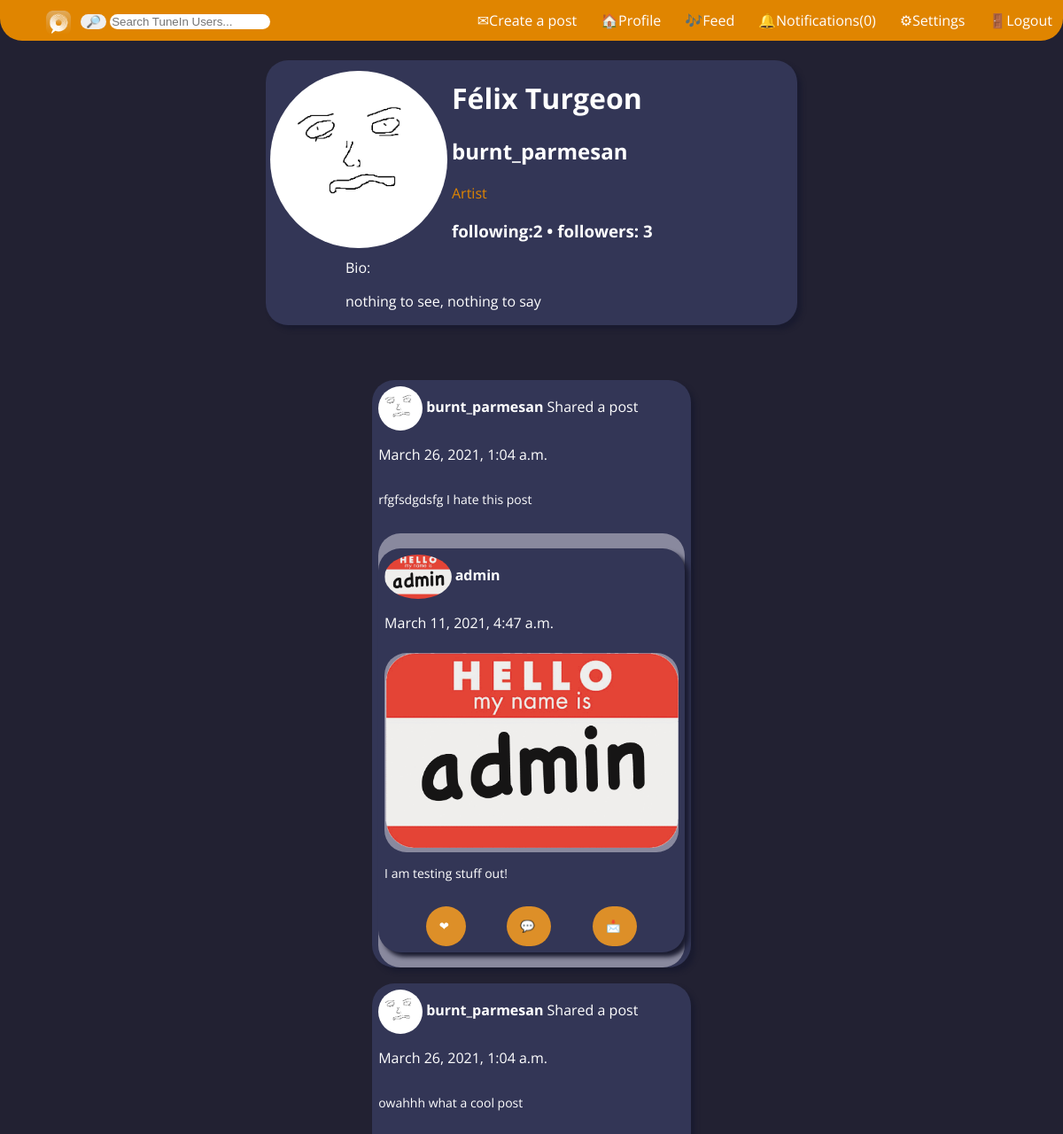
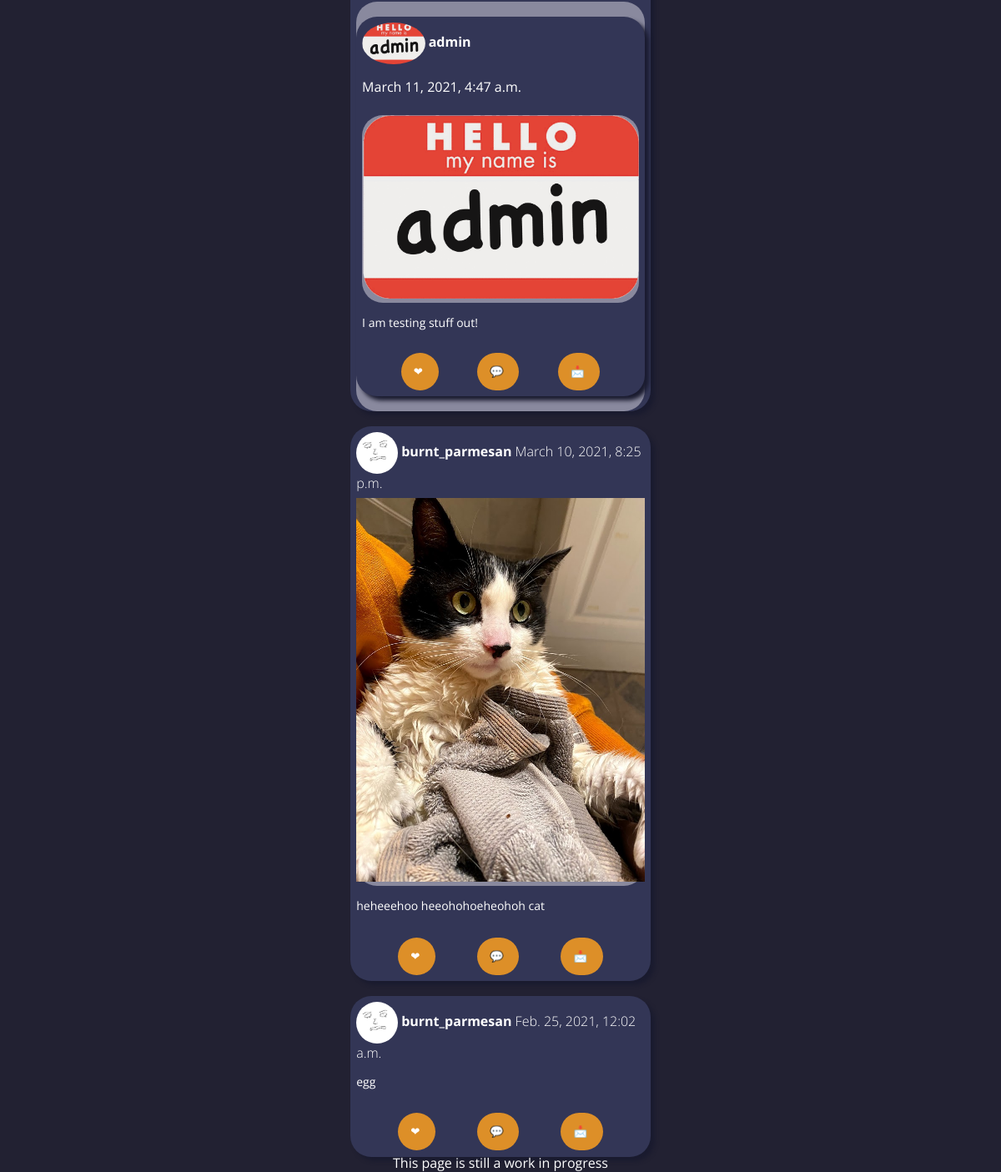
The app's page /user_profile/ (signed in) with its own data (2 pictures, top to bottom).
### user_profile/models.py (models this page shows, shortened)
class Profile(models.Model):
    user = models.OneToOneField(User, on_delete=models.CASCADE)
    User._meta.get_field('email')._unique = True
    first_name = models.CharField(max_length=20,default="")
    last_name = models.CharField(max_length=20,default="")
    bio = models.CharField(max_length=500,default="n/a")
    photo = models.ImageField(upload_to='static/media/profilePictures')

### news/models.py (models this page shows, shortened)
class SharedPost(models.Model):
    originPost = models.ForeignKey(Post, on_delete=models.CASCADE,null=True)
    user = models.ForeignKey(User, on_delete=models.CASCADE)
    date_posted = models.DateTimeField(default=timezone.now)
    description = models.CharField(max_length=255, blank=True)
    def get_date(self):
        return self.date_posted

class Post(models.Model):
    description = models.CharField(max_length=255, blank=True)
    pic = models.ImageField(upload_to='static/media/postPictures', blank=True, null=True)
    date_posted = models.DateTimeField(default=timezone.now)
    user_name = models.ForeignKey(User, on_delete=models.CASCADE)
    tags = models.CharField(max_length=100, blank=True)
    def __str__(self):
        return self.description
    def get_date(self):
        return self.date_posted

### user_profile/views.py (the view)
# urls.py: path('', views.index, name='user_profile')
def index(request):
    if request.user.is_authenticated:
        followers = 0
        friends = 0
        posts = {}
        try:
            sample_user = User.objects.get(username= request.GET.get('username'))
            artist = sample_user.groups.filter(name='artists').exists()
            if artist:
                followers = Following.objects.filter(user= sample_user).count()
                posts = Post.objects.filter(user_name__username =request.GET.get('username'))
                posts = posts.order_by('-date_posted')
                for post in posts:
                    print(post)
            sharedPosts = SharedPost.objects.filter(user=sample_user)
            if sharedPosts:
                sharedPosts = sharedPosts.order_by('-date_posted')
                l_posts = list(posts)
                l_shared = list(sharedPosts)
                l_posts.extend(l_shared)
                print(l_posts)
                all_posts = sorted(l_posts,key=lambda x: x.get_date(),reverse=True)
                print(all_posts)
                posts = all_posts
            following = Following.objects.filter(follower= sample_user).count()
            con = {'user': sample_user,
            'artist': artist,
            'posts':posts,
            'followers': followers,
            'following': following,
            'otherUser':True}
        except User.DoesNotExist:
            print("USER NOT FOUND, SHOWING LOGGED IN PROFILE")
            sample_user = request.user
            followers = 0
            friends = 0
            artist = sample_user.groups.filter(name='artists').exists()
            if artist:
                followers = Following.objects.filter(user= request.user).count()
                posts = Post.objects.filter(user_name__username =request.user.username)
                posts = posts.order_by('-date_posted')
                for post in posts:
                    print(post)
            sharedPosts = SharedPost.objects.filter(user=sample_user)
            if sharedPosts:
                sharedPosts = sharedPosts.order_by('-date_posted')
                l_posts = list(posts)
                l_shared = list(sharedPosts)
                l_posts.extend(l_shared)
                print(l_posts)
                all_posts = sorted(l_posts,key=lambda x: x.get_date(),reverse=True)
                print(all_posts)
                posts = all_posts
            following = Following.objects.filter(follower= request.user).count()
            con = {'user': sample_user,
            'artist': artist,
            'posts':posts,
            'followers': followers,
            'following': following,
            'otherUser':False}
        template = loader.get_template('user_profile/index.html')
        return HttpResponse(template.render(con))
    else:
        return  HttpResponseRedirect('/')

### templates/user_profile/index.html (shortened to what this page needs)
{% extends 'base.html' %}
{% load static %}
{% block content %}
<br>
<link href="{% static 'user_profile/index.css' %}" rel="stylesheet">
<link rel="stylesheet" href="{% static 'css/news.css' %}">
<div class="gridLayout">
    <div class="leftBorder"></div>
    <div class="middle">
        <div class="topInfo">
            {% if user %}
            <div class="c_icon"><img class="icon" src="{{user.profile.photo.url }}"></div>
            <div class="names">
                <h1 id="name">{{user.profile.first_name}} {{user.profile.last_name}}</h1>
                <h2 id="username">{{user.username}}</h2><span class="account_type">{% if artist%}Artist{%else%}Fan{%endif%}</span>
                <h3>following:<span id="following"> {{user.profile.following}} </span>
                    {% if artist %}
                    • followers: <span id="followers"> NAN </span></h3>
                {% endif %}
            </div>
            <br>
            <div class="bio">
                Bio:
                <p id="bio">{{user.profile.bio}}</p>
            </div>
            {% else %}
            User not found?
            Make sure the username in the url matches who you're looking for!
            {% endif %}
        </div>
        <br>
        <br>
        <div class="posts">
            {% if user %}
            {% if artist %}
            {% for post in posts %}
            {% if post.originPost %}
<div class="post" id="{{post.id}}">
    <div class="post_header">
        <img class ="post_icon" src="{{post.user.profile.photo.url }}">
        <a class="post_username" href="{% url 'user_profile' %}?username={{post.user}}">{{post.user}}</a> Shared a post
        <p id="date">{{post.date_posted}}</p>
    </div>
    <div class="post_text">
        <p>
               {{post.description}}
        </p>
    </div>
    <div class="post_content">
    <div class="post" id="{{post.originPost.id}}">
        <div class="post_header">
            <img class ="post_icon" src="{{post.originPost.user_name.profile.photo.url }}">
            <a class="post_username" href="{% url 'user_profile' %}?username={{post.originPost.user_name}}">{{post.originPost.user_name}}</a>
            <p id="date">{{post.originPost.date_posted}}</p>
        </div>
        <div class="post_content">
            <img src="{{post.originPost.pic.url}}">
        </div>
        <div class="post_text">
            <p>
                   {{post.originPost.description}}
            </p>
        </div>
        <div class="post_interactables">
            <div>
                <button class="btn" onclick='likePost({{post.originPost.id}})' id='likeButton'>
            <span class="btn-icon">❤</span>
            </button></div>
            <div><button class="btn" onclick='showCommentPopup({{post.originPost.id}})'>
            <span class="btn-icon">💬</span>
            </button></div>
            <div><button class="btn" onclick='prepForSharing({{post.originPost.id}})'>
            <span class="btn-icon">📩</span>
            </button></div>
        </div>
    </div>
    </div>
</div>
 {%else%}
            <div class="post" id="{{post.id}}">
                <div class="post_header">
                    <img class="post_icon" src="{{user.profile.photo.url }}">
                    <a class="post_username" href="">{{user.username}}</a>
                    <span class="date">{{post.date_posted}}</span>
                </div>
                {% if post.pic %}
                <div class="post_content">
                    <img class="" src="{{post.pic.url}}">
                </div>
                {%endif%}
                <div class="post_text">
                    <p>{{post.description}}</p>
                </div>
                <div class="post_interactables">
                    <div>
                        <button class="btn" id='likeButton' onclick='likePost({{post.id}})'>
                            <span class="btn-icon">❤</span>
                        </button>
                    </div>
                    <div>
                        <button class="btn" onclick='showCommentPopup({{post.id}})'>
                            <span class="btn-icon">💬</span>
                        </button>
                    </div>
                    <div>
                        <button class="btn" onclick='prepForSharing({{post.id}})'>
                            <span class="btn-icon">📩</span>
                        </button>
                    </div>
                </div>
            </div>
            {%endif%}
            {% endfor %}
            {% endif %}
            {% endif %}
        </div>
    </div>
    <div class="rightBorder"></div>
</div>
<div class="foot">This page is still a work in progress</div>
{% endblock %}

### static/user_profile/index.css (style rules this page uses)
body { margin:0; background-color: #222132; color:white; font-family: 'Open Sans', sans-serif; }
.gridLayout { display: flex; flex-wrap: nowrap; }
.leftBorder { flex: 0 3 300px; }
.middle { flex: 3 1 150px; }
.rightBorder { flex: 0 3 300px; }
.foot { position: fixed; bottom: 0; width: 100%; text-align: center; }
.topInfo { background-color: #333656; display: flex; flex-wrap: wrap; justify-content: left; align-items:center; border-radius: 25px; box-shadow: 5px 5px 5px #1A1B2F; }
.c_icon { flex: 0 1 150px; margin: 5px; height: 200px; width: 200px; }
.icon { width:inherit; align-content: center; border-radius: 100%; position:relative; display:inline-block }
.bio { margin-left: 15%; margin-right:15%; }
.account_type { color:#E08500; }
.posts { align-content: center; position: relative; width:60%; height:auto; margin-left: auto; margin-right: auto; }
.post { margin-top:5%; margin-bottom: 5%;; text-align: center; background-color: #333656; display: flex; flex-wrap: nowrap; border-radius: 25px; box-shadow: 5px 5px 5px #1A1B2F; flex-direction: column; }
.post_header { margin-top:2%; margin-left:2%; flex: 0 3 50px; width: 100%; text-align: left; }
.post_icon { display:iline; height:50px; max-width: 100%; max-height: 100%; vertical-align: middle; border-radius: 100%; }
.post_username { text-decoration:none; color: white; font-weight: bold; }
.date { font-weight: lighter; }
.post_content { flex: 0 3 100px; margin:2%; margin-bottom:0%; border-radius: 25px; background-color: purple; }
.post_text { margin:2%; margin-top: 0%; text-align: left; font-size: 14px; }
.post_interactables { display: flex; justify-content:space-evenly; margin:2%; }

### static/css/news.css (style rules this page uses)
body { margin:0; background-color: #222132; color:white; font-family: 'Open Sans', sans-serif; }
.posts { align-content: center; position: relative; width:60%; height:auto; margin-left: auto; margin-right: auto; }
.post { margin-top:5%; margin-bottom: 5%;; text-align: center; background-color: #333656; display: flex; flex-wrap: nowrap; border-radius: 25px; box-shadow: 5px 5px 5px #1A1B2F; flex-direction: column; }
.post_header { margin-top:2%; margin-left:2%; flex: 0 3 50px; width: 100%; text-align: left; }
.post_icon { display:inline; height:50px; max-width: 100%; max-height: 100%; vertical-align: middle; border-radius: 100%; }
.post_username { text-decoration:none; color: white; font-weight: bold; }
.date { font-weight: lighter; }
.post_content { flex: 0 3 100px; margin:2%; margin-bottom:0%; border-radius: 25px; background-color: #89899E; }
.post_content img { max-width: 100%; max-height: 100%; }
.post_text { margin:2%; margin-top: 0%; text-align: left; font-size: 14px; }
.post_interactables { display: flex; justify-content:space-evenly; margin:2%; }
.post_icon { display:iline; height:50px; max-width: 100%; max-height: 100%; vertical-align: middle; border-radius: 100%; }
.btn { position: relative; display: inline-block; padding: 15px; background-color: #DD8F28; cursor: pointer; outline: none; border: 0; vertical-align: middle; text-decoration: none; color: #fff; border-radius: 25px; -webkit-transition: width 0.5s; transition: width 0.5s; }

### templates/base.html (style rules this page uses)
body { color: #8c9499; background-color: #222132; }
body { margin:0; background-color: #222132; color:white; font-family: 'Open Sans', sans-serif; }

### records on screen
SharedPost: user.profile.photo (picture), user "burnt_parmesan", date_posted "March 26, 2021, 1:04 a.m.", description "rfgfsdgdsfg I hate this post", originPost.user_name.profile.photo (picture), originPost.user_name "admin", originPost.date_posted "March 11, 2021, 4:47 a.m.", originPost.pic (picture), originPost.description "I am testing stuff out!"
SharedPost: user.profile.photo (picture), user "burnt_parmesan", date_posted "March 26, 2021, 1:04 a.m.", description "owahhh what a cool post", originPost.user_name.profile.photo (picture), originPost.user_name "admin", originPost.date_posted "March 11, 2021, 4:47 a.m.", originPost.pic (picture), originPost.description "I am testing stuff out!"
Post: profile.photo (picture), date_posted "March 10, 2021, 8:25 p.m.", pic (picture), description "heheeehoo heeohohoeheohoh cat"
Post: profile.photo (picture), date_posted "Feb. 25, 2021, 12:02 a.m.", description "egg"

### other values on screen
{{ user.profile.first_name }} "Félix"
{{ user.profile.last_name }} "Turgeon"
{{ user.username }} "burnt_parmesan"
{{ user.profile.bio }} "nothing to see, nothing to say"
